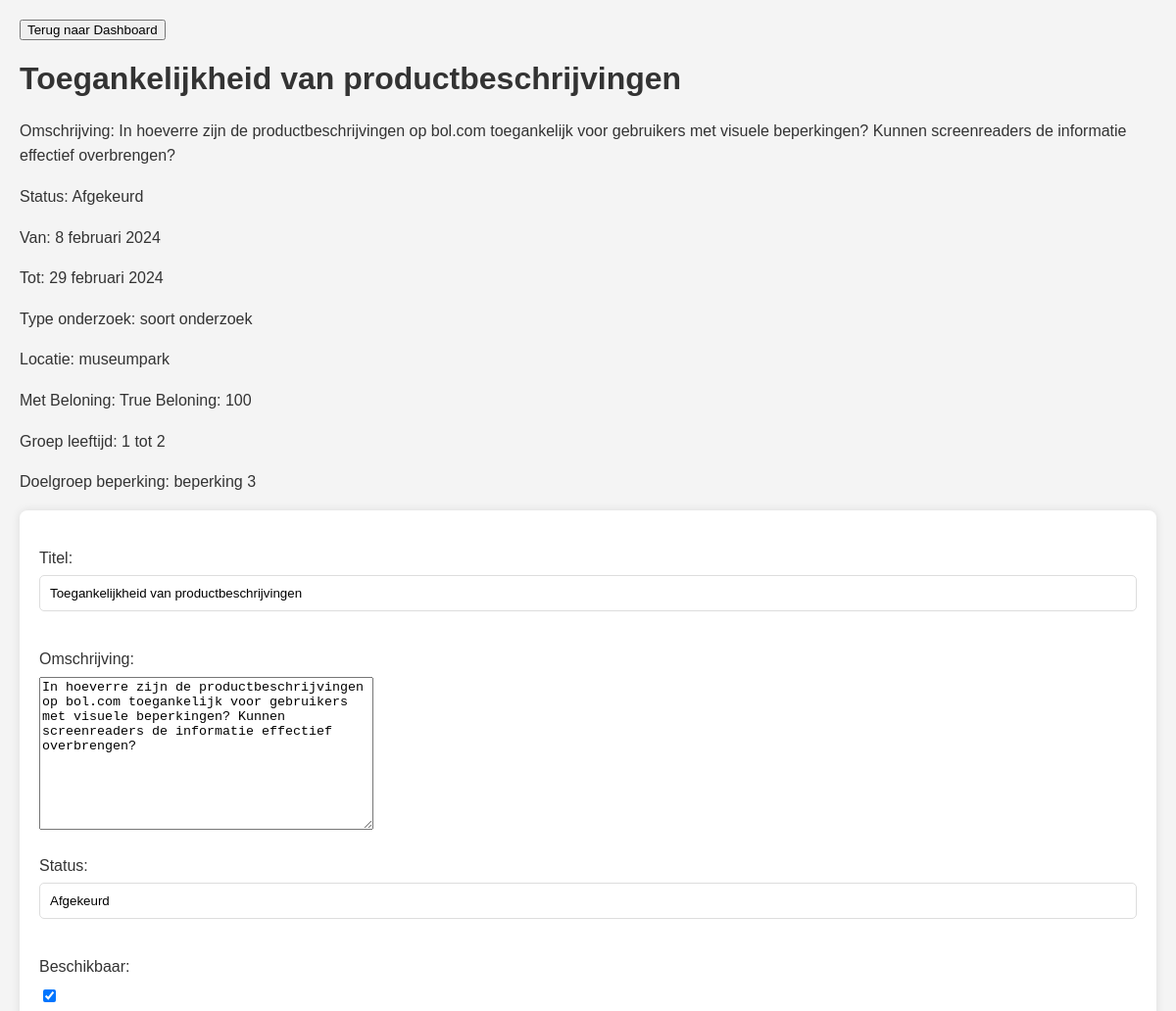
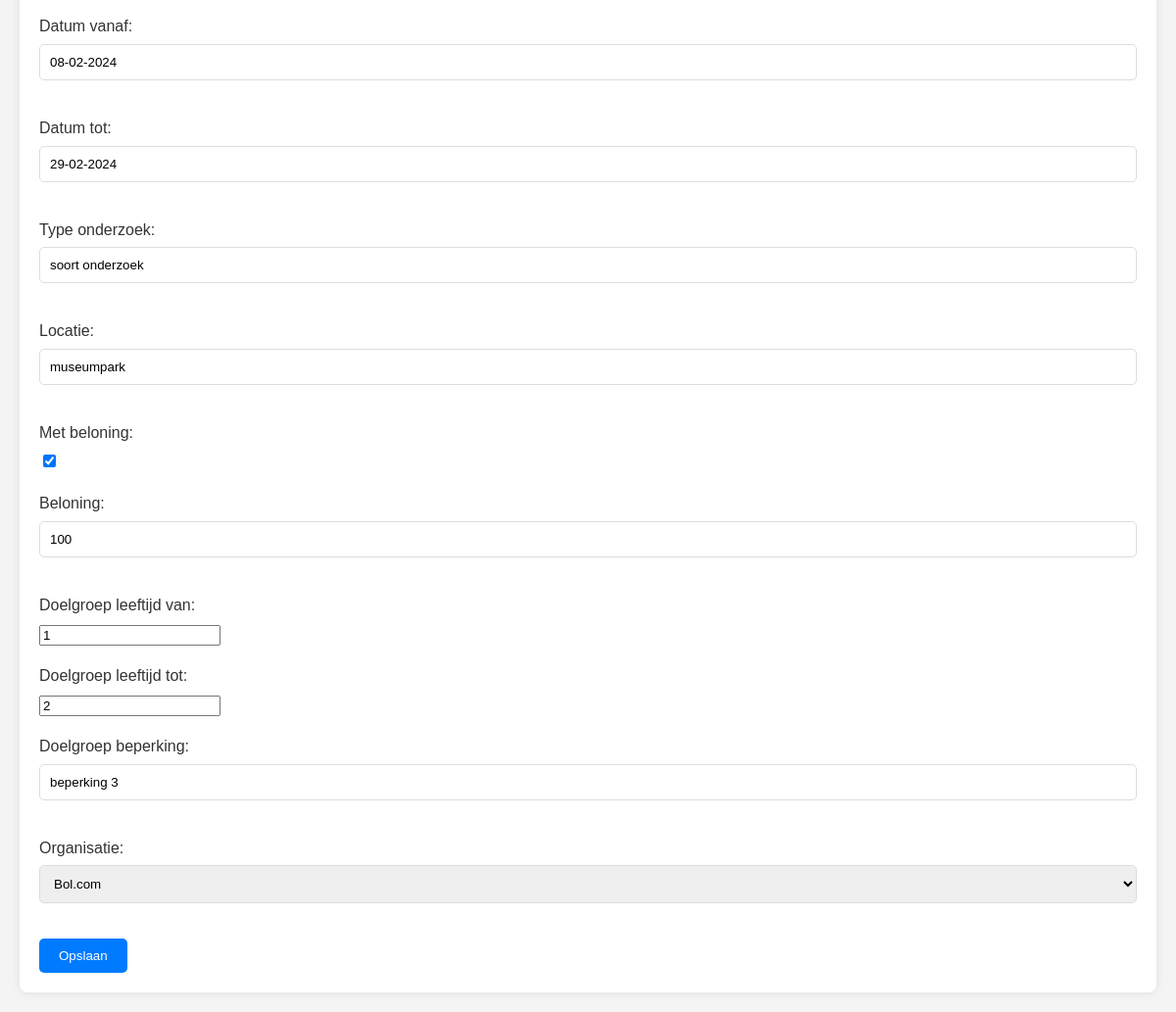
/beheerders/onderzoek/gegevens/2/, run on the app's committed database (2 pictures, top to bottom).
### core/models.py (models this page shows)
class Onderzoek(models.Model):
    onderzoek_id = models.AutoField(primary_key=True)
    titel = models.CharField(max_length=255)
    omschrijving = models.TextField(blank=True, null=True)
    status = models.CharField(max_length=50, blank=True, null=True)
    beschikbaar = models.BooleanField(default=True)
    datum_vanaf = models.DateField(blank=True, null=True)
    datum_tot = models.DateField(blank=True, null=True)
    type_onderzoek = models.CharField(max_length=50, blank=True, null=True)
    locatie = models.CharField(max_length=255, blank=True, null=True)
    met_beloning = models.BooleanField(default=False)
    beloning = models.CharField(max_length=255, blank=True, null=True)
    doelgroep_leeftijd_van = models.IntegerField(blank=True, null=True)
    doelgroep_leeftijd_tot = models.IntegerField(blank=True, null=True)
    doelgroep_beperking = models.CharField(max_length=255, blank=True, null=True)
    organisatie = models.ForeignKey(Organisaties, on_delete=models.CASCADE)
    class Meta:
        db_table = 'Onderzoek'

class Organisaties(models.Model):
    organisatie_id = models.AutoField(primary_key=True)
    naam = models.CharField(max_length=255)
    type = models.CharField(max_length=255, blank=True, null=True)
    website = models.URLField(blank=True, null=True)
    beschrijving = models.TextField(blank=True, null=True)
    contactpersoon = models.CharField(max_length=255, blank=True, null=True)
    email = models.EmailField(blank=True, null=True)
    telefoonnummer = models.CharField(max_length=20, blank=True, null=True)
    overige_details = models.TextField(blank=True, null=True)
    api_key = models.CharField(max_length=255, blank=True, null=True)
    class Meta:
        db_table = 'organisaties'
    def __str__(self):
        return self.naam

### beheerders/views.py (the view)
# urls.py: path('onderzoek/gegevens/<int:pk>/', views.onderzoek_gegevens, name='onderzoek_gegevens'),
def onderzoek_gegevens(request, pk):
    onderzoek = get_object_or_404(Onderzoek, pk=pk)
    form = OnderzoekForm(instance=onderzoek)
    return render(request, 'onderzoek_gegevens.html', {'onderzoek': onderzoek, 'form': form})

### beheerders/forms.py
class OnderzoekForm(ModelForm):
    class Meta:
        model = Onderzoek
        fields = '__all__'

### beheerders/templates/onderzoek_gegevens.html (shortened to what this page needs)
<!DOCTYPE html>
<html lang="nl">
<head>
</head>
<body>
<button onclick="location.href='{% url 'dashboard_beheer' %}';" class="terug-knop">Terug naar Dashboard</button>
<div id="onderzoek-{{ onderzoek.pk }}">
    <h1>{{ onderzoek.titel }}</h1>
    <p>Omschrijving: {{ onderzoek.omschrijving }}</p>
    <p>Status: {{ onderzoek.status }}</p>
    <p>Van: {{ onderzoek.datum_vanaf }}</p>
    <p>Tot: {{ onderzoek.datum_tot }}</p>
    <p>Type onderzoek: {{ onderzoek.type_onderzoek }}</p>
    <p>Locatie: {{ onderzoek.locatie }}</p>
    <p>Met Beloning: {{ onderzoek.met_beloning }} Beloning: {{ onderzoek.beloning }}</p>
    <p>Groep leeftijd: {{ onderzoek.doelgroep_leeftijd_van }} tot {{ onderzoek.doelgroep_leeftijd_tot }}</p>
    <p>Doelgroep beperking: {{ onderzoek.doelgroep_beperking }}</p>
    </div>
<form id="onderzoekForm">
    {{ form.as_p }}
    <button type="button" id="saveBtn">Opslaan</button>
</form>
</body>
</html>

### beheerders/templates/onderzoek_gegevens.html (style rules this page uses)
body { font-family: Arial, sans-serif; margin: 0; padding: 20px; background-color: #f4f4f4; color: #333; }
h1 { color: #333; }
p { line-height: 1.6; }
form { background: #fff; padding: 20px; border-radius: 8px; box-shadow: 0 0 10px rgba(0, 0, 0, 0.1); }
label { display: block; margin: 10px 0 5px; }
input[type="text"], input[type="date"], input[type="email"], select { width: 100%; padding: 10px; margin-bottom: 20px; border-radius: 5px; border: 1px solid #ddd; box-sizing: border-box; }
button#saveBtn { display: inline-block; background-color: #007bff; color: #ffffff; padding: 10px 20px; border: none; border-radius: 5px; cursor: pointer; transition: background-color 0.3s ease; }

### data on the page
Onderzoek: titel "Toegankelijkheid van productbeschrijvingen", omschrijving "In hoeverre zijn de productbeschrijvingen op bol.com toegankelijk voor gebruikers met visuele beperkingen? Kunnen screenreaders de informatie effectief overbrengen?", status "Afgekeurd", datum_vanaf "8 februari 2024", datum_tot "29 februari 2024", type_onderzoek "soort onderzoek", locatie "museumpark", met_beloning "True", beloning "100", doelgroep_leeftijd_van "1", doelgroep_leeftijd_tot "2", doelgroep_beperking "beperking 3", beschikbaar "☑", datum_vanaf "08-02-2024", datum_tot "29-02-2024", met_beloning "☑"
Organisaties: organisatie "Bol.com"
